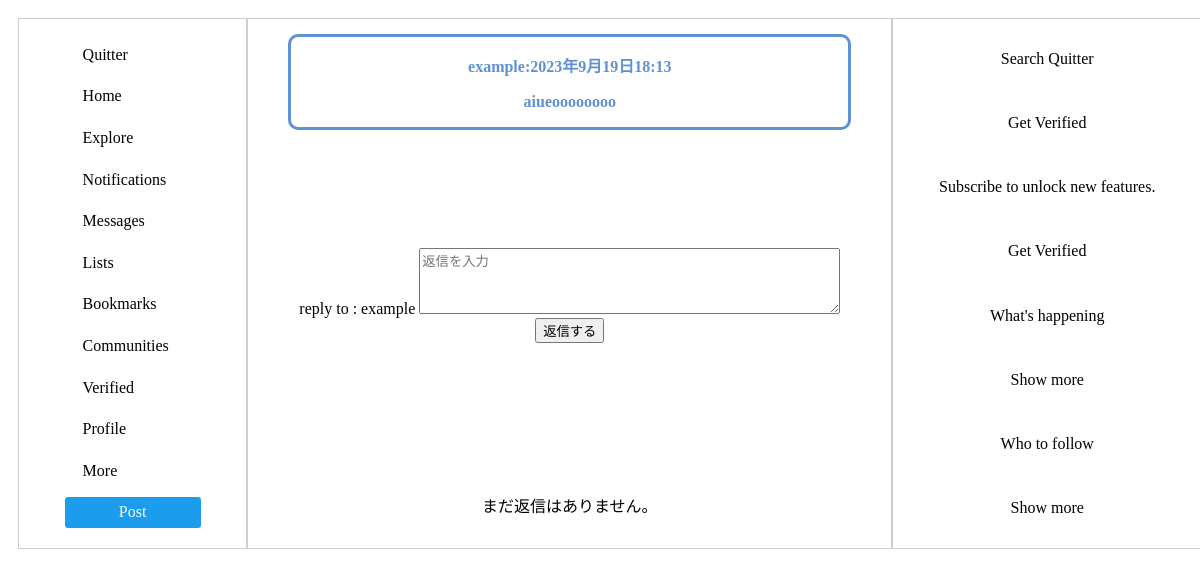
/reply/14, run on an earlier commit of the app's database.
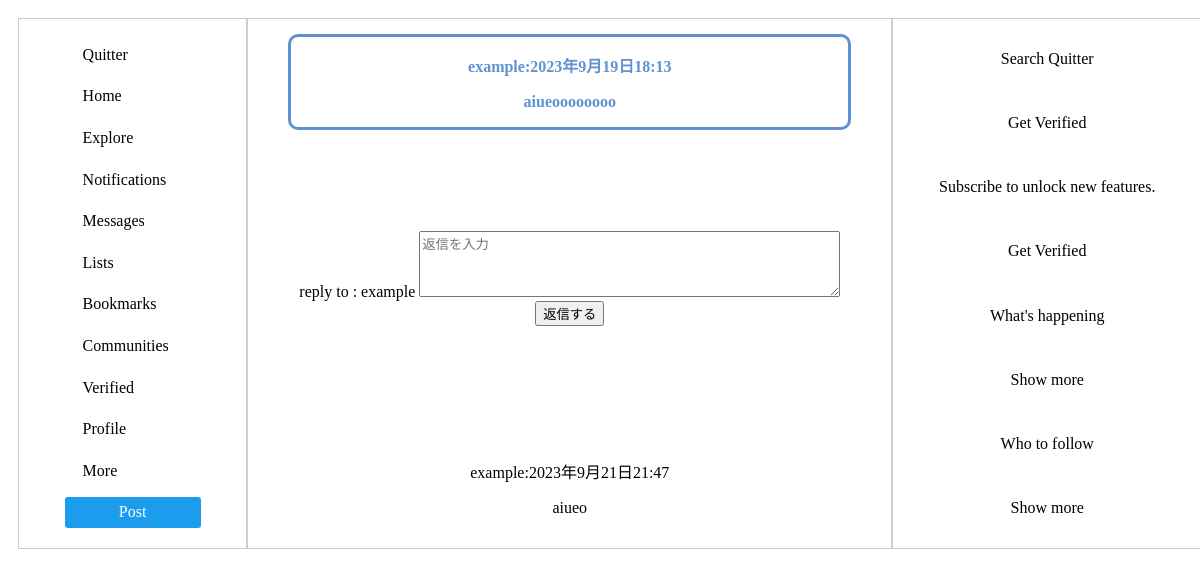
And on a later commit of the database.
### accounts/models.py (models this page shows)
class Text(models.Model):
    text=models.TextField()
    created_at = models.DateTimeField(auto_now_add=True)
    created_by = models.ForeignKey(settings.AUTH_USER_MODEL, on_delete=models.CASCADE,null=True, blank=True)
    reply_to = models.IntegerField(null=True)
    total_replys = models.IntegerField(default=0)
    total_like=models.IntegerField(default=0)

### accounts/views.py (the view, shortened to what this page needs)
# urls.py: path('reply/<int:text_id>',reply,name="reply"),
def reply(request, text_id):#text_idは返信された投稿のId
    toukou = Text.objects.get(id=text_id)#toukouは返信された投稿
    reply_ = Text.objects.filter(reply_to=text_id)#replyは返信した投稿
    return render(request, 'reply.html', {'text': toukou, 'reply_': reply_}) #{}でかかれてるのはhtmlで値を使えるとこ。'text''reply'が使える

### templates/reply.html (shortened to what this page needs)
{% load static %}
<head>
    <link rel="stylesheet" href="{% static './css/homepage.css' %}">
</head>
<body class="lan">
    <div id="flexbox">
        <div class="box-item1">
            <a href="#" class="btn-flat-border left-aligned">Quitter</a>
            <a href="{% url 'home' %}" class="btn-flat-border">Home</a>
            <a href="#" class="btn-flat-border">Explore</a>
            <a href="#" class="btn-flat-border">Notifications</a>
            <a href="#" class="btn-flat-border">Messages</a>
            <a href="#" class="btn-flat-border">Lists</a>
            <a href="#" class="btn-flat-border">Bookmarks</a>
            <a href="#" class="btn-flat-border">Communities</a>
            <a href="#" class="btn-flat-border">Verified</a>
            <a href="{% url 'profile' %}" class="btn-flat-border">Profile</a>
            <a href="#" class="btn-flat-border">More</a>
            <a href="#" class="btn-flat-border1">Post</a>
        </div>
        <div class="box-item2">
            <div class="postbox">
                <p>{{ text.created_by }}:{{text.created_at}}</p>
                <p>{{ text.text }}</p>
            </div>
            <form method="post">
                <label>reply to : {{text.created_by}}</label>
                <textarea id="text" name="text" rows="4" cols="50" placeholder="返信を入力"></textarea>
                <br>
                <input type="submit" value="返信する">
            </form>
            <div>
                {% for reply in reply_ %}
                <p>{{reply.created_by}}:{{reply.created_at}}</p>
                <p>{{ reply.text }}</p>
                {% empty %}
                <p>まだ返信はありません。</p>
                {% endfor %}
                </div>
        </div>
    <div class="box-item3">
        <p>Search Quitter</p>
        <p>Get Verified</p>
        <p>Subscribe to unlock new features.</p>
        <p>Get Verified</p>
        <p>What's happening</p>
        <p>Show more</p>
        <p>Who to follow</p>
        <p>Show more</p>
        </div>
    </div>
</body>
</html>

What changed in the data, as far as the page shows it:
added Text: created_by "example", created_at "2023年9月21日21:47", text "aiueo"
Also different on the page:
text no longer shown: "まだ返信はありません。"
